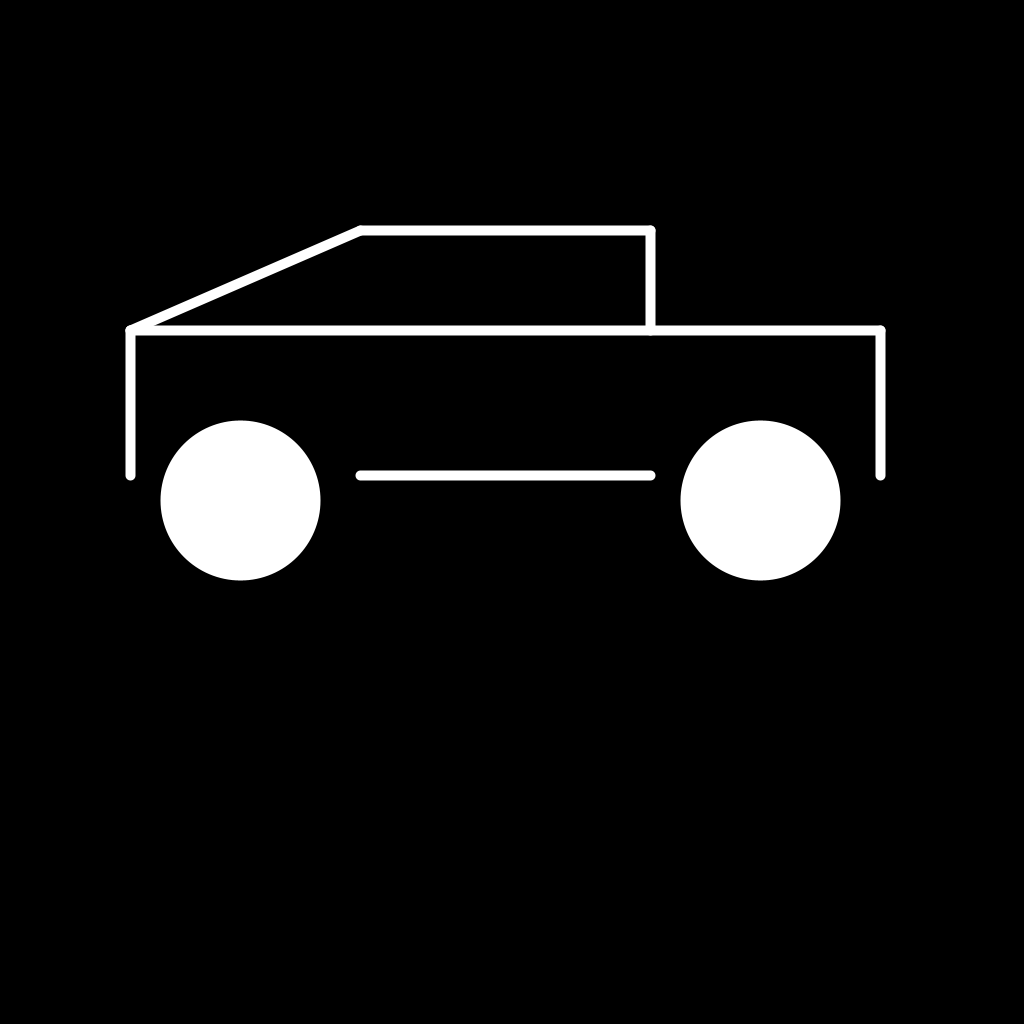
Frame 1 (no input)
Frame 60 (the mouse pressed at the canvas centre just before this capture): identical to frame 1, image omitted
Frame 120 (the mouse held since frame 60 and released just before this capture): identical to frame 1, image omitted

The Processing sketch that drew this single still picture (run headless with seeded random() and noise(); from frame 60 on, the mouse is pressed at the canvas centre):

// Processing sketch: Ressubmission_Assignment_1_Lines_and_Circles
// ── Ressubmission_Assignment_1_Lines_and_Circles.pde
// For this resubmission I renamed the vectors and combined them so instead of having many parts I only have the body and roof of the car. I also created float values so I can edit the proportion of the cars easily. 
void setup() {
  size(1024, 1024);
  println("I am a military humveee");
  println("vrooom, vrooom!");
}

void draw() {
  background(0);
  stroke(255);
  // Adjusts the prorpotions of the car
  float roofT = 230; //Roof Top - How high the top of the roof is.
  float windowF = 650; //Front Window - How forward/backwards the window is.
  float bodyH = 330; //bodyH - How high the body.
  float windowR = 360; //Rear Window - How far the rear window extends. 
  float rear = 130; // How  far is the back end of the car
  float front = 880; // How far is the front of the car 
  float carH = 475; // Car Height - How Low the car is.
  float wheelS = 160; // Wheel Size -  How big the wheels are. 
  float tireH = 25; // Tire Height - How far up or down the tires are.  
  //Points that connect the lines that makes the roof of the car
  PVector roof1 = new PVector(windowF, roofT);
  PVector roof2 = new PVector(windowR, roofT);
  PVector roof3 = new PVector(rear, bodyH);
  PVector roof4 = new PVector(windowF, roofT); 
  PVector roof5 = new PVector(windowF, bodyH); 
  //Points that onnect the lines that makes the booy  of the car
  PVector body1 = new PVector(rear, bodyH);
  PVector body2 = new PVector(front, bodyH);
  PVector body3 = new PVector(front, carH);
  PVector body4 = new PVector(rear, carH);
  PVector body5 = new PVector(rear, bodyH);
  //wheels 
  strokeWeight(wheelS); // How big the tires are
  point(240, carH + tireH); 
  point(760, carH + tireH); 
  //roof 
  strokeWeight(10);
  line(roof1.x, roof1.y, roof2.x, roof2.y);
  line(roof2.x, roof2.y, roof3.x, roof3.y);
  line(roof4.x, roof4.y, roof5.x, roof5.y);
  //Body
  line(body4.x, body4.y, body5.x, body5.y);
  line(body1.x, body1.y, body2.x, body2.y);
  line(body2.x, body2.y, body3.x, body3.y);
  //floor - The floor will align itself with the roof of the car
  line(windowR, carH, windowF, carH); 
  
  // this saves the canvas on the first frame
  // so we can get a clean image of the output easily
  if(frameCount == 1) {
    String filename = "output";
    save(filename + ".png");
    print("canvas saved as " + filename + ".png");
  }
}
